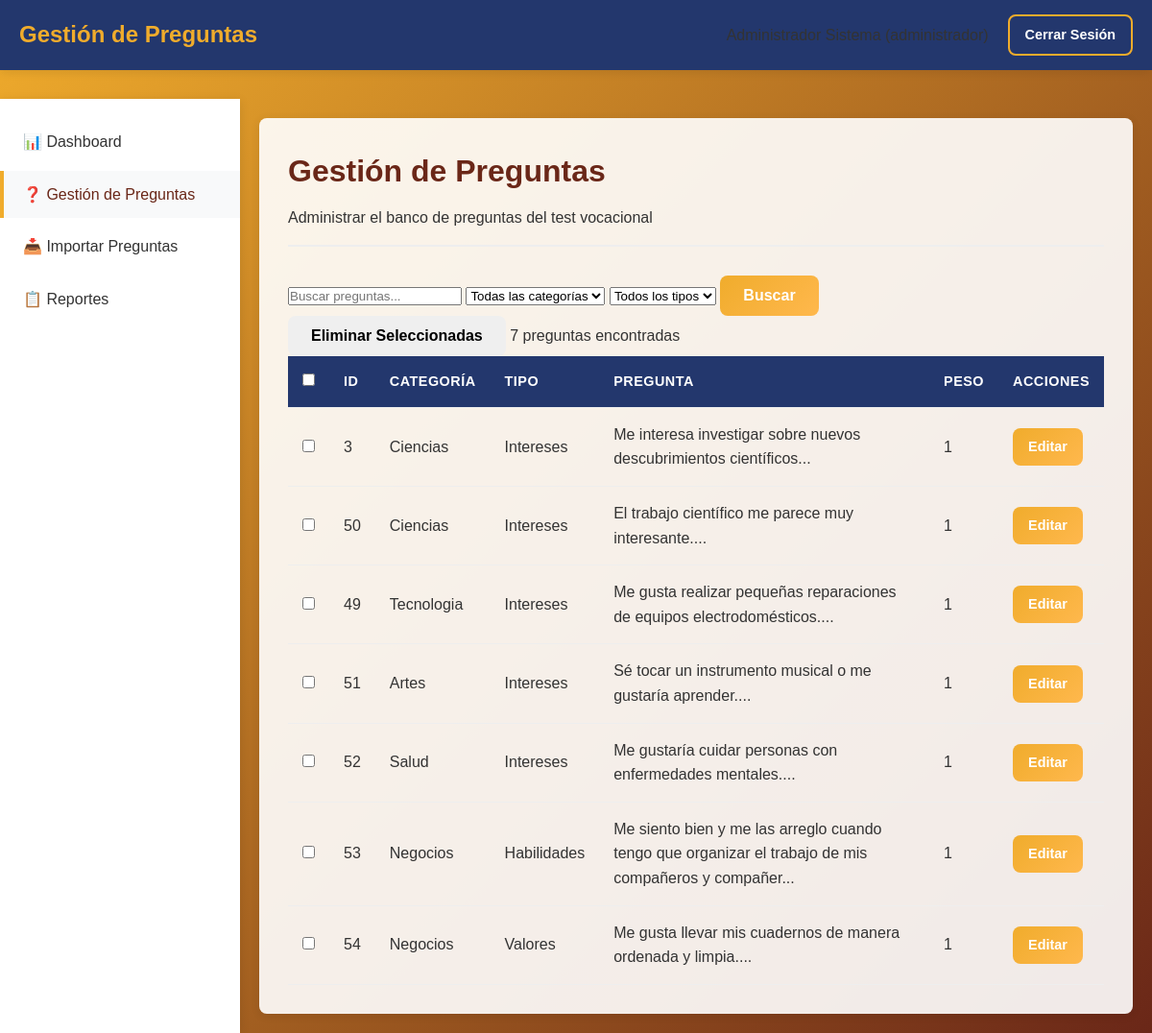
The page /admin/questions (signed in) on the database its author committed.
### tables this page shows
CREATE TABLE IF NOT EXISTS `preguntas` (
  `id` int NOT NULL AUTO_INCREMENT,
  `categoria` enum('ciencias','tecnologia','humanidades','artes','salud','negocios') NOT NULL,
  `tipo` enum('intereses','habilidades','valores') NOT NULL,
  `pregunta` text NOT NULL,
  `peso` int DEFAULT '1',
  `created_at` timestamp NULL DEFAULT CURRENT_TIMESTAMP,
  `updated_at` timestamp NULL DEFAULT CURRENT_TIMESTAMP ON UPDATE CURRENT_TIMESTAMP,
  PRIMARY KEY (`id`),
  KEY `idx_categoria_tipo` (`categoria`,`tipo`)
);

### controllers/QuestionController.php (called while the page is built, shortened)
<?php
class QuestionController {
    private $questionModel;
    public function __construct() {
        $this->questionModel = new Question();
    }
    public function index() {
        $search = $_GET['search'] ?? '';
        if ($search) {
            $questions = $this->questionModel->search($search);
        } else {
            $conditions = [];
            $questions = $this->questionModel->findAll($conditions, 'categoria, tipo, id');
        }
        require_once 'views/admin_questions.php';
    }
}
?>

### config/database.php (called while the page is built)
<?php
class Database {
    private static $instance = null;
    private $connection;
    private function __construct() {
        try {
            $this->connection = new PDO(
                "mysql:host=" . DB_HOST . ";dbname=" . DB_NAME . ";charset=utf8mb4",
                DB_USER,
                DB_PASS,
                [
                    PDO::ATTR_ERRMODE => PDO::ERRMODE_EXCEPTION,
                    PDO::ATTR_DEFAULT_FETCH_MODE => PDO::FETCH_ASSOC,
                    PDO::ATTR_EMULATE_PREPARES => false,
                ]
            );
        } catch (PDOException $e) {
            die("Connection failed: " . $e->getMessage());
        }
    }
    public static function getInstance() {
        if (self::$instance === null) {
            self::$instance = new self();
        }
        return self::$instance;
    }
    public function getConnection() {
        return $this->connection;
    }
}
?>

### models/BaseModel.php (called while the page is built, shortened)
<?php
abstract class BaseModel {
    protected $db;
    protected $table;
    public function __construct() {
        $this->db = Database::getInstance()->getConnection();
    }
    public function findAll($conditions = [], $orderBy = '') {
        $sql = "SELECT * FROM {$this->table}";
        $params = [];
        if ($orderBy) {
            $sql .= " ORDER BY $orderBy";
        }
        $stmt = $this->db->prepare($sql);
        $stmt->execute($params);
        return $stmt->fetchAll();
    }
}
?>

### views/admin_questions.php (the view, shortened to what this page needs)
<!DOCTYPE html>
<html lang="es">
<head>
    <link rel="stylesheet" href="/test-vocacional/assets/css/styles.css">
</head>
<body>
    <nav class="navbar">
        <div class="nav-container">
            <div class="nav-brand">
                Gestión de Preguntas
            </div>
            <div class="nav-menu">
                <span><?= htmlspecialchars($_SESSION['user_name']) ?> (<?= $_SESSION['user_role'] ?>)</span>
                <a href="/test-vocacional/logout" class="btn btn-sm btn-outline">Cerrar Sesión</a>
            </div>
        </div>
    </nav>
    <div class="admin-container">
        <aside class="admin-sidebar">
            <ul class="sidebar-menu">
                <li><a href="/test-vocacional/admin">📊 Dashboard</a></li>
                <li><a href="/test-vocacional/admin/questions" class="active">❓ Gestión de Preguntas</a></li>
                <?php if ($_SESSION['user_role'] === 'administrador'): ?>
                    <li><a href="/test-vocacional/admin/questions/import">📥 Importar Preguntas</a></li>
                <?php endif; ?>
                <li><a href="/test-vocacional/admin/reports/group">📋 Reportes</a></li>
            </ul>
        </aside>
        <main class="admin-main">
            <div class="admin-header">
                <h1>Gestión de Preguntas</h1>
                <p>Administrar el banco de preguntas del test vocacional</p>
            </div>
            <div class="search-filter-container">
                <form method="GET" action="/test-vocacional/admin/questions" class="search-form">
                    <input type="text" name="search" placeholder="Buscar preguntas..."
                           value="<?= htmlspecialchars($_GET['search'] ?? '') ?>">
                    <select name="category">
                        <option value="">Todas las categorías</option>
                    </select>
                    <select name="type">
                        <option value="">Todos los tipos</option>
                    </select>
                    <button type="submit" class="btn btn-primary">Buscar</button>
                </form>
            </div>
            <div class="table-container">
                <form method="POST" action="/test-vocacional/admin/questions/delete" id="deleteForm">
                    <div class="table-actions">
                        <?php if ($_SESSION['user_role'] === 'administrador'): ?>
                            <button type="submit" class="btn btn-danger"
                                    onclick="return confirm('¿Estás seguro de eliminar las preguntas seleccionadas?')">
                                Eliminar Seleccionadas
                            </button>
                        <?php endif; ?>
                        <span><?= count($questions) ?> preguntas encontradas</span>
                    </div>
                    <table class="admin-table">
                        <thead>
                            <tr>
                                <?php if ($_SESSION['user_role'] === 'administrador'): ?>
                                    <th><input type="checkbox" id="selectAll"></th>
                                <?php endif; ?>
                                <th>ID</th>
                                <th>Categoría</th>
                                <th>Tipo</th>
                                <th>Pregunta</th>
                                <th>Peso</th>
                                <th>Acciones</th>
                            </tr>
                        </thead>
                        <tbody>
                            <?php foreach ($questions as $question): ?>
                                <tr>
                                    <?php if ($_SESSION['user_role'] === 'administrador'): ?>
                                        <td><input type="checkbox" name="ids[]" value="<?= $question['id'] ?>"></td>
                                    <?php endif; ?>
                                    <td><?= $question['id'] ?></td>
                                    <td><?= ucfirst($question['categoria']) ?></td>
                                    <td><?= ucfirst($question['tipo']) ?></td>
                                    <td><?= htmlspecialchars(substr($question['pregunta'], 0, 100)) ?>...</td>
                                    <td><?= $question['peso'] ?></td>
                                    <td>
                                        <a href="/test-vocacional/admin/questions/edit?id=<?= $question['id'] ?>"
                                           class="btn btn-sm btn-primary">Editar</a>
                                    </td>
                                </tr>
                            <?php endforeach; ?>
                        </tbody>
                    </table>
                </form>
            </div>
        </main>
    </div>
</body>
</html>

### assets/css/styles.css (style rules this page uses)
:root { --primary-color: #F0AC2C; --primary-gradient: linear-gradient(135deg, #F0AC2C 0%, #FFB84D 100%); --secondary-color: #6A2718; --tertiary-color: #23376D; --success-color: #28a745; --warning-color: #ffc107; --danger-color: #dc3545; --dark-color: #333; --light-color: #f8f9fa; --border-radius: 8px; --box-shadow: 0 2px 10px rgba(0, 0, 0, 0.1); --transition: all 0.3s ease; }
* { margin: 0; padding: 0; box-sizing: border-box; }
body { font-family: 'Arial', sans-serif; font-size: 16px; line-height: 1.6; color: var(--dark-color); background: linear-gradient(135deg, #F0AC2C 0%, #6A2718 100%); background-attachment: fixed; min-height: 100vh; }
.btn { display: inline-block; padding: 12px 24px; border: none; border-radius: var(--border-radius); font-size: 1rem; font-weight: 600; text-align: center; text-decoration: none; cursor: pointer; transition: var(--transition); }
.btn-primary { background: var(--primary-gradient); color: white; }
.btn-outline { background: transparent; color: var(--primary-color); border: 2px solid var(--primary-color); }
.btn-sm { padding: 8px 16px; font-size: 0.9rem; }
.navbar { background: var(--tertiary-color); box-shadow: var(--box-shadow); padding: 15px 0; margin-bottom: 30px; }
.nav-container { max-width: 1200px; margin: 0 auto; padding: 0 20px; display: flex; justify-content: space-between; align-items: center; }
.nav-brand { font-size: 1.5rem; font-weight: bold; color: var(--primary-color); }
.nav-menu { display: flex; align-items: center; gap: 20px; }
.nav-menu a { color: white; text-decoration: none; padding: 8px 16px; border-radius: var(--border-radius); transition: var(--transition); }
.admin-container { display: flex; min-height: calc(100vh - 80px); }
.admin-sidebar { width: 250px; background: white; box-shadow: var(--box-shadow); padding: 20px 0; display: flex; flex-direction: column; }
.sidebar-menu { list-style: none; padding: 0; margin: 0; }
.sidebar-menu li { margin-bottom: 5px; }
.sidebar-menu a { display: block; padding: 12px 20px; color: var(--dark-color); text-decoration: none; transition: var(--transition); border-left: 4px solid transparent; font-weight: 500; }
.sidebar-menu a:hover, .sidebar-menu a.active { background: #f8f9fa; color: var(--secondary-color); border-left-color: var(--primary-color); }
.admin-main { flex: 1; padding: 30px; background: rgba(255, 255, 255, 0.9); margin: 20px; border-radius: var(--border-radius); box-shadow: var(--box-shadow); }
.admin-header { margin-bottom: 30px; border-bottom: 2px solid #eee; padding-bottom: 15px; }
.admin-header h1 { color: var(--secondary-color); margin-bottom: 10px; }
.admin-table { width: 100%; border-collapse: collapse; }
.admin-table th, .admin-table td { padding: 15px; text-align: left; border-bottom: 1px solid #eee; }
.admin-table th { background: var(--tertiary-color); font-weight: 600; color: white; text-transform: uppercase; font-size: 0.9rem; letter-spacing: 0.5px; }
.admin-table td { color: var(--dark-color); }

### rows shown on the page
preguntas: id "3", categoria "Ciencias", tipo "Intereses", pregunta "Me interesa investigar sobre nuevos descubrimientos científicos", peso "1"
preguntas: id "50", categoria "Ciencias", tipo "Intereses", pregunta "El trabajo científico me parece muy interesante.", peso "1"
preguntas: id "49", categoria "Tecnologia", tipo "Intereses", pregunta "Me gusta realizar pequeñas reparaciones de equipos electrodomésticos.", peso "1"
preguntas: id "51", categoria "Artes", tipo "Intereses", pregunta "Sé tocar un instrumento musical o me gustaría aprender.", peso "1"
preguntas: id "52", categoria "Salud", tipo "Intereses", pregunta "Me gustaría cuidar personas con enfermedades mentales.", peso "1"
preguntas: id "53", categoria "Negocios", tipo "Habilidades", pregunta "Me siento bien y me las arreglo cuando tengo que organizar el trabajo de mis compañeros y compañer", peso "1"
preguntas: id "54", categoria "Negocios", tipo "Valores", pregunta "Me gusta llevar mis cuadernos de manera ordenada y limpia.", peso "1"

### other values the page prints
count($questions) "7"
